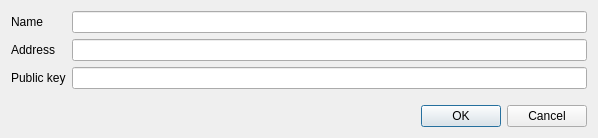
<?xml version="1.0" encoding="UTF-8"?>
<ui version="4.0">
 <class>AddContactDialog</class>
 <widget class="QDialog" name="AddContactDialog">
  <property name="geometry">
   <rect>
    <x>0</x>
    <y>0</y>
    <width>598</width>
    <height>138</height>
   </rect>
  </property>
  <property name="sizePolicy">
   <sizepolicy hsizetype="Ignored" vsizetype="Fixed">
    <horstretch>0</horstretch>
    <verstretch>0</verstretch>
   </sizepolicy>
  </property>
  <property name="minimumSize">
   <size>
    <width>550</width>
    <height>0</height>
   </size>
  </property>
  <property name="windowTitle">
   <string>Add Contact</string>
  </property>
  <layout class="QVBoxLayout" name="verticalLayout">
   <property name="sizeConstraint">
    <enum>QLayout::SetMinimumSize</enum>
   </property>
   <item>
    <layout class="QFormLayout" name="formLayout">
     <property name="sizeConstraint">
      <enum>QLayout::SetMinimumSize</enum>
     </property>
     <property name="fieldGrowthPolicy">
      <enum>QFormLayout::AllNonFixedFieldsGrow</enum>
     </property>
     <item row="0" column="0">
      <widget class="QLabel" name="label_Alias">
       <property name="text">
        <string>Name</string>
       </property>
      </widget>
     </item>
     <item row="0" column="1">
      <widget class="QLineEdit" name="input_Alias">
       <property name="echoMode">
        <enum>QLineEdit::Normal</enum>
       </property>
      </widget>
     </item>
     <item row="1" column="0">
      <widget class="QLabel" name="label_Address">
       <property name="text">
        <string>Address</string>
       </property>
      </widget>
     </item>
     <item row="1" column="1">
      <widget class="QValidatedLineEdit" name="input_Address">
       <property name="echoMode">
        <enum>QLineEdit::Normal</enum>
       </property>
      </widget>
     </item>
     <item row="2" column="0">
      <widget class="QLabel" name="label_Pubkey">
       <property name="text">
        <string>Public key</string>
       </property>
      </widget>
     </item>
     <item row="2" column="1">
      <widget class="QLineEdit" name="input_Pubkey">
       <property name="echoMode">
        <enum>QLineEdit::Normal</enum>
       </property>
      </widget>
     </item>
    </layout>
   </item>
   <item>
    <widget class="QDialogButtonBox" name="buttonBox">
     <property name="orientation">
      <enum>Qt::Horizontal</enum>
     </property>
     <property name="standardButtons">
      <set>QDialogButtonBox::Cancel|QDialogButtonBox::Ok</set>
     </property>
    </widget>
   </item>
  </layout>
 </widget>
 <customwidgets>
  <customwidget>
   <class>QValidatedLineEdit</class>
   <extends>QLineEdit</extends>
   <header>qvalidatedlineedit.h</header>
  </customwidget>
 </customwidgets>
 <resources/>
 <connections/>
</ui>
